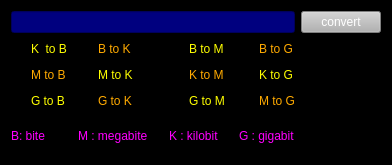
<?xml version="1.0" encoding="UTF-8"?>
<ui version="4.0">
 <class>Form</class>
 <widget class="QWidget" name="Form">
  <property name="geometry">
   <rect>
    <x>0</x>
    <y>0</y>
    <width>392</width>
    <height>165</height>
   </rect>
  </property>
  <property name="windowTitle">
   <string>Form</string>
  </property>
  <property name="styleSheet">
   <string notr="true">background-color: rgb(0, 0, 0);</string>
  </property>
  <layout class="QGridLayout" name="gridLayout">
   <item row="2" column="4" colspan="2">
    <widget class="QRadioButton" name="rb_KM">
     <property name="styleSheet">
      <string notr="true">color: rgb(255, 170, 0);</string>
     </property>
     <property name="text">
      <string>K to M</string>
     </property>
    </widget>
   </item>
   <item row="3" column="4" colspan="2">
    <widget class="QRadioButton" name="rb_GM">
     <property name="styleSheet">
      <string notr="true">color: rgb(255, 255, 0);</string>
     </property>
     <property name="text">
      <string>G to M</string>
     </property>
    </widget>
   </item>
   <item row="1" column="4" colspan="2">
    <widget class="QRadioButton" name="rb_BM">
     <property name="styleSheet">
      <string notr="true">color: rgb(255, 255, 0);</string>
     </property>
     <property name="text">
      <string>B to M</string>
     </property>
    </widget>
   </item>
   <item row="1" column="0" colspan="2">
    <widget class="QRadioButton" name="rb_KB">
     <property name="styleSheet">
      <string notr="true">color: rgb(255, 255, 0);</string>
     </property>
     <property name="text">
      <string>K  to B</string>
     </property>
    </widget>
   </item>
   <item row="1" column="2" colspan="2">
    <widget class="QRadioButton" name="rb_BK">
     <property name="styleSheet">
      <string notr="true">color: rgb(255, 170, 0);</string>
     </property>
     <property name="text">
      <string>B to K</string>
     </property>
    </widget>
   </item>
   <item row="2" column="0" colspan="2">
    <widget class="QRadioButton" name="rb_MB">
     <property name="styleSheet">
      <string notr="true">color: rgb(255, 170, 0);</string>
     </property>
     <property name="text">
      <string>M to B</string>
     </property>
    </widget>
   </item>
   <item row="3" column="0" colspan="2">
    <widget class="QRadioButton" name="rb_GB">
     <property name="styleSheet">
      <string notr="true">color: rgb(255, 255, 0);</string>
     </property>
     <property name="text">
      <string>G to B</string>
     </property>
    </widget>
   </item>
   <item row="2" column="2" colspan="2">
    <widget class="QRadioButton" name="rb_MK">
     <property name="styleSheet">
      <string notr="true">color: rgb(255, 255, 0);</string>
     </property>
     <property name="text">
      <string>M to K</string>
     </property>
    </widget>
   </item>
   <item row="3" column="2" colspan="2">
    <widget class="QRadioButton" name="rb_GK">
     <property name="styleSheet">
      <string notr="true">color: rgb(255, 170, 0);</string>
     </property>
     <property name="text">
      <string>G to K</string>
     </property>
    </widget>
   </item>
   <item row="0" column="0" colspan="7">
    <widget class="QLineEdit" name="line">
     <property name="styleSheet">
      <string notr="true">color: rgb(85, 255, 255);
background-color: rgb(0, 0, 127);</string>
     </property>
    </widget>
   </item>
   <item row="4" column="0">
    <widget class="QLabel" name="label_3">
     <property name="styleSheet">
      <string notr="true">color:rgb(255, 0, 255);</string>
     </property>
     <property name="text">
      <string>B: bite</string>
     </property>
    </widget>
   </item>
   <item row="4" column="2">
    <widget class="QLabel" name="label_4">
     <property name="styleSheet">
      <string notr="true">color:rgb(255, 0, 255);</string>
     </property>
     <property name="text">
      <string>M : megabite</string>
     </property>
    </widget>
   </item>
   <item row="4" column="4">
    <widget class="QLabel" name="label_5">
     <property name="styleSheet">
      <string notr="true">color:rgb(255, 0, 255);</string>
     </property>
     <property name="text">
      <string>K : kilobit</string>
     </property>
    </widget>
   </item>
   <item row="4" column="6">
    <widget class="QLabel" name="label_6">
     <property name="styleSheet">
      <string notr="true">color:rgb(255, 0, 255);</string>
     </property>
     <property name="text">
      <string>G : gigabit</string>
     </property>
    </widget>
   </item>
   <item row="0" column="7">
    <widget class="QPushButton" name="btn_c">
     <property name="styleSheet">
      <string notr="true">background-color: rgb(178, 178, 178);
color: rgb(255, 255, 255);</string>
     </property>
     <property name="text">
      <string>convert</string>
     </property>
    </widget>
   </item>
   <item row="1" column="6" colspan="2">
    <widget class="QRadioButton" name="rb_BG">
     <property name="styleSheet">
      <string notr="true">color: rgb(255, 170, 0);</string>
     </property>
     <property name="text">
      <string>B to G</string>
     </property>
    </widget>
   </item>
   <item row="2" column="6" colspan="2">
    <widget class="QRadioButton" name="rb_KG">
     <property name="styleSheet">
      <string notr="true">color: rgb(255, 255, 0);</string>
     </property>
     <property name="text">
      <string>K to G</string>
     </property>
    </widget>
   </item>
   <item row="3" column="6" colspan="2">
    <widget class="QRadioButton" name="rb_MG">
     <property name="styleSheet">
      <string notr="true">color: rgb(255, 170, 0);</string>
     </property>
     <property name="text">
      <string>M to G</string>
     </property>
    </widget>
   </item>
  </layout>
 </widget>
 <resources/>
 <connections/>
</ui>
